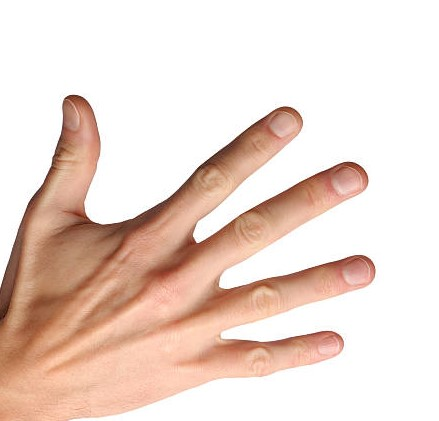
#> input picture hand.jpg, 439 x 421 px
$ python PartB.py
#> lines starting #> are read from the running program, lines starting #| are printed output that depends on the picture; after the words box and inside, x2 and y2 are one past the last pixel; in counts of white or black regions, pixels touching at a corner belong together
import cv2
import numpy as np
from minisom import MiniSom
import matplotlib.pyplot as plt

# Load the image
img = cv2.imread('hand.jpg', cv2.IMREAD_GRAYSCALE)
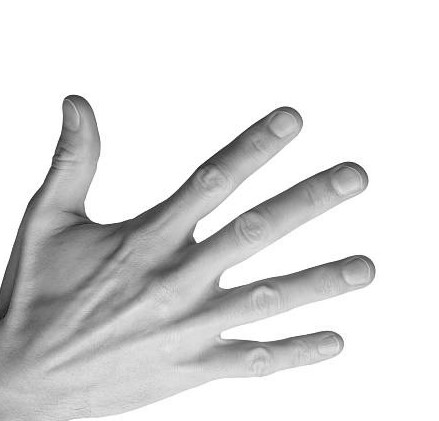
#> img: shape (421, 439); min 22, max 255, mean 222

# Threshold the image to binary so we only have the hand
_, img = cv2.threshold(img, 128, 255, cv2.THRESH_BINARY_INV)
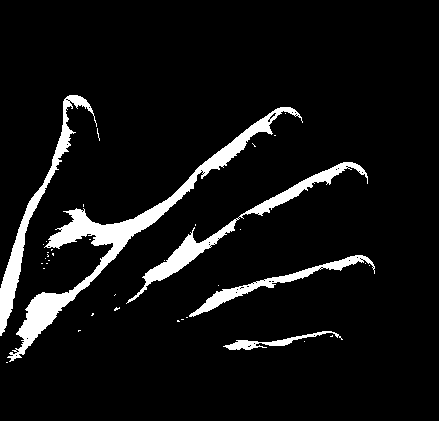
#> img: shape (421, 439); 7.2% white; 38 white regions (33 under 20 px), largest, box (x1, y1, x2, y2) and area: (7, 107, 303, 362) 6085, (126, 162, 368, 304) 2669, (0, 95, 97, 336) 2465, (189, 255, 375, 317) 1467, (223, 331, 343, 350) 547

# Get the x, y coordinates of all the black points
y, x = np.nonzero(img)
#> y = 13334 values from 95 to 362; x = 13334 values, max 374 at index 8445, min 0 at index 9925, mean 150.4
data = np.array([x, y]).T / np.array([img.shape[1], img.shape[0]])  # normalize to [0, 1]
#> data = 13334 pairs, first value 0 to 0.852, second value 0.226 to 0.86

# Initialize SOM
#> (the run stopped early here; a loop or call above may not have finished)
